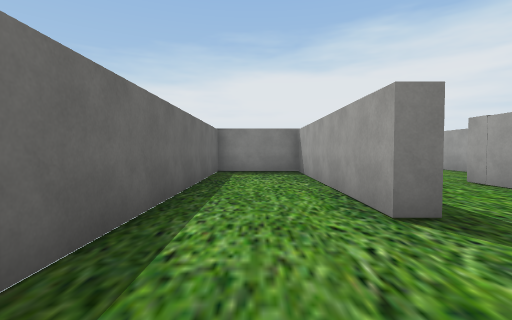
view 1 (above)

23 first-person views from a walk through a scene from a Unity 3-D project. The camera is 1.4 m above the floor, tilts 2° down and sees 85° across. The floor is counted in squares, 2 m on a side. Each view is taken from the middle of a square. On the plan, view 1 faces up. The plan holds only what a view shows up to about 9 squares ahead; the rest is blank. The player character is not drawn. Some surface patterns are stand-ins.

view 2
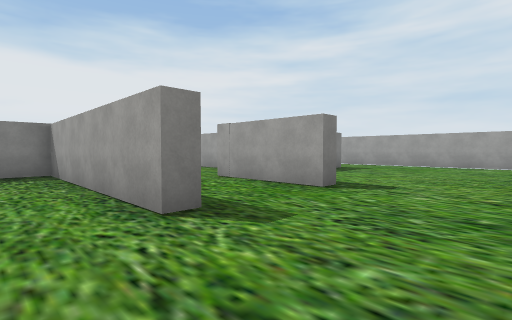

view 3
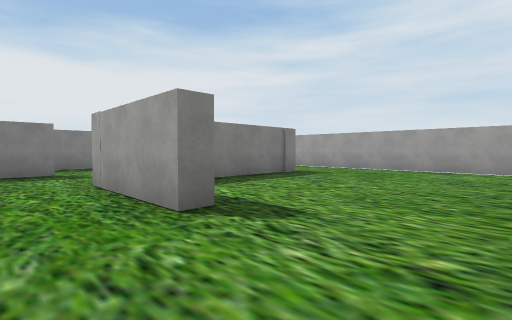

view 4
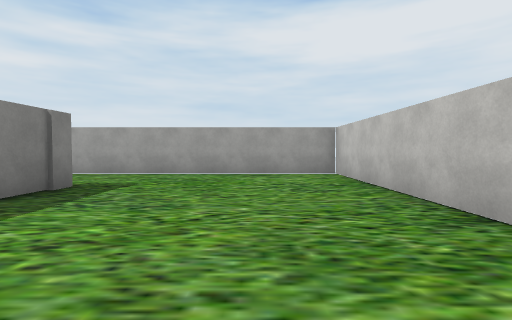

view 5
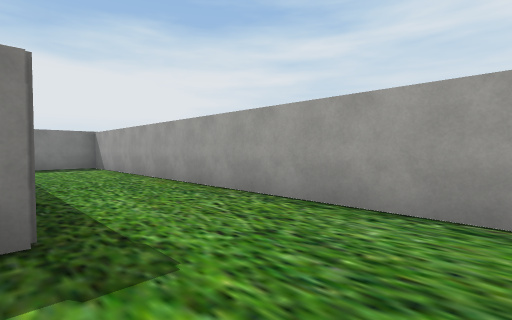

view 6
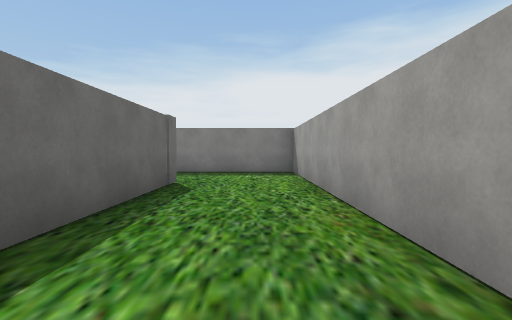

view 7
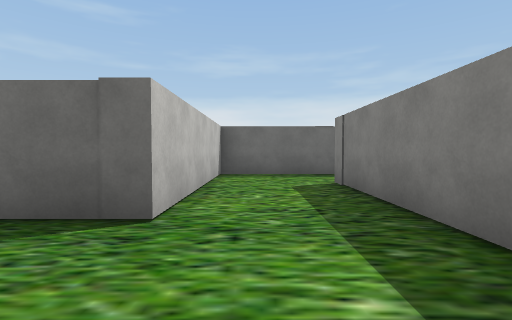

view 8
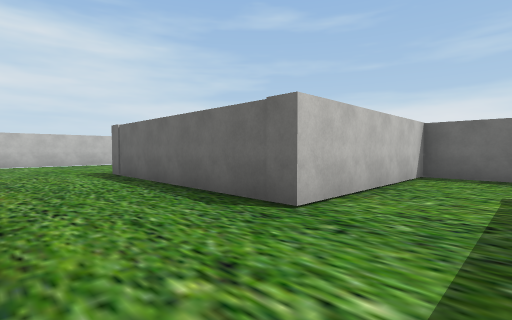

view 9
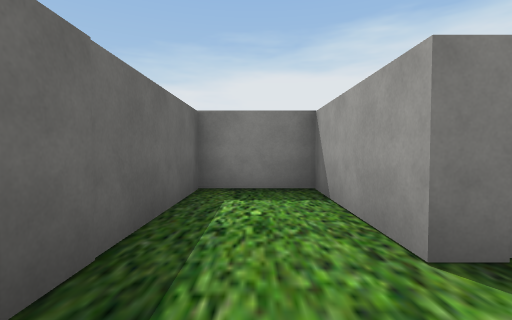

view 10
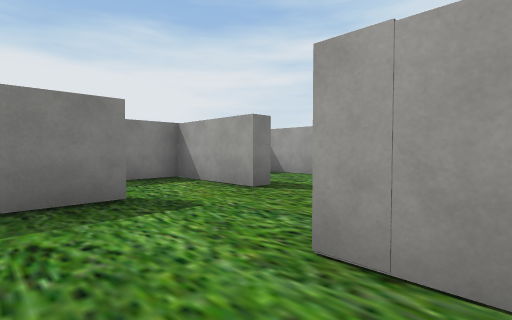

view 11
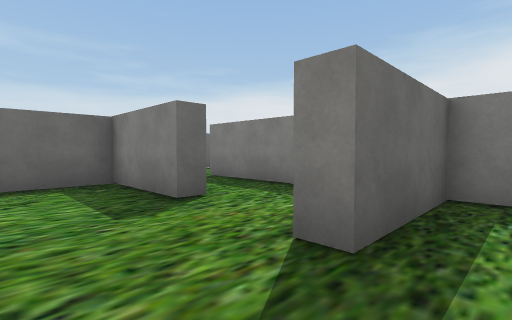

view 12
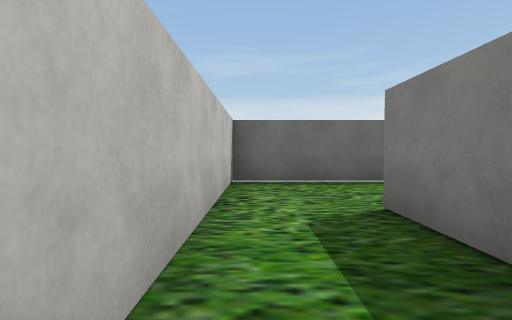

view 13
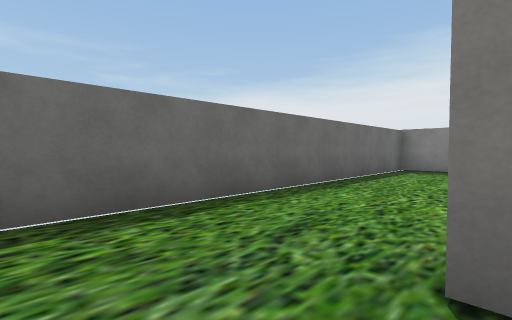

view 14
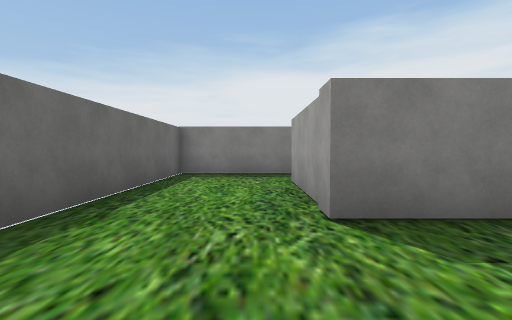

view 15
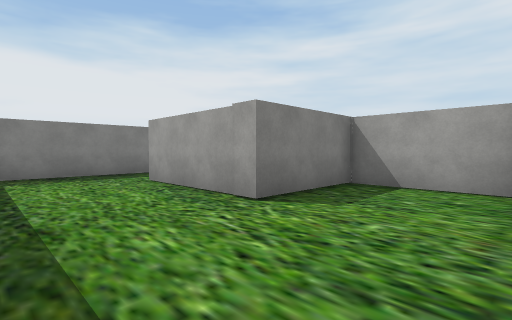

view 16
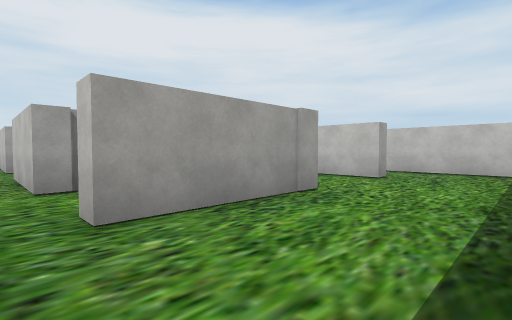

view 17
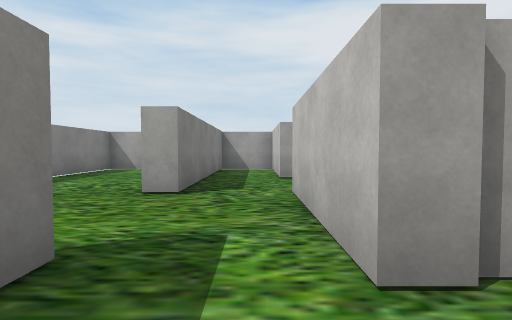

view 18
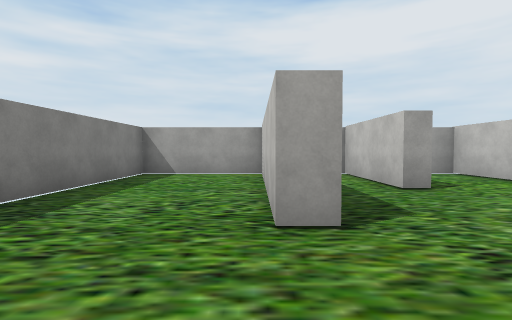

view 19
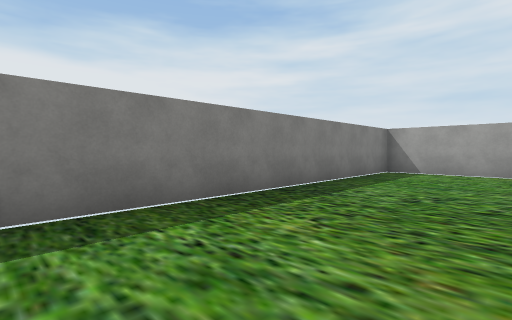

view 20
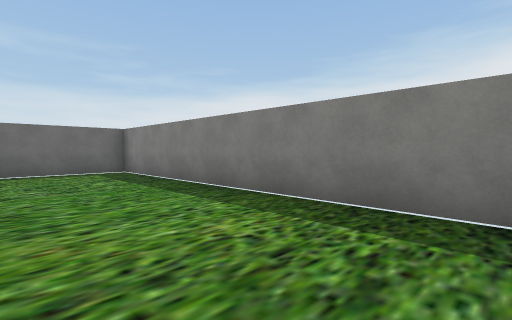

view 21
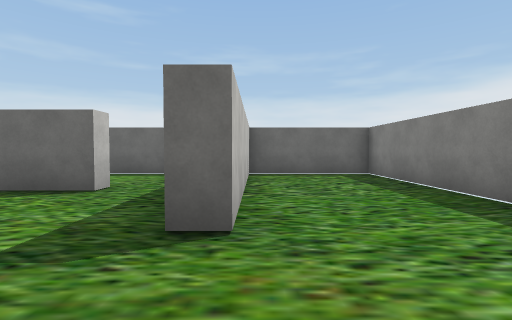

view 22
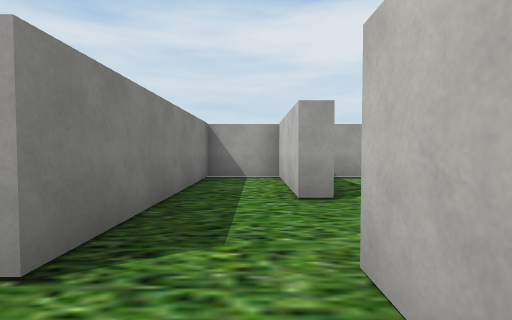

view 23
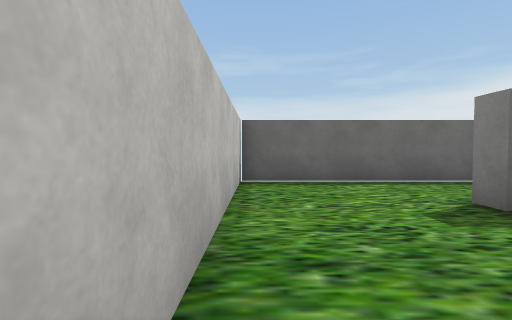

### Floor plan
Ten units are one square. View 1 is at (0, 0); x grows to the right and y downward. Boxes are objects, and circles mark ways between rooms. Rooms are numbered by the first view taken in them; rooms with no view inside come last. Other rooms are left out.
<svg viewBox="-17 -248 154 256">
<path fill="none" stroke="#000" d="M51 -28 46 -28 46 -61M72 -87 67 -87M45 -95 45 -90 19 -90 19 -72M75 3 132 3 132 -147 70 -147 70 -179 50 -179 50 -120 103 -120 103 -55 71 -55M20 -28 14 -28 14 -90 -12 -90 -12 3 48 3M98 -94 98 -110M79 -115 72 -115 72 -87M46 -121 46 -147 18 -147 18 -184 23 -184M28 -202 -12 -202 -12 -95 45 -95M67 -87 67 -115 18 -115 18 -120 35 -120M23 -184 23 -166M44 -179 44 -184M47 -202 42 -202M44 -184 76 -184M99 -184 132 -184 132 -202 75 -202 75 -208 129 -208M132 -208 132 -243 -12 -243 -12 -208 47 -208 47 -202M99 -179 99 -184M112 -152 132 -152 132 -170"/>
<circle cx="70" cy="-75" r="3" fill="#2a7"/>
<circle cx="55" cy="-90" r="3" fill="#2a7"/>
<circle cx="20" cy="-190" r="3" fill="#2a7"/>
<circle cx="40" cy="-190" r="3" fill="#2a7"/>
<circle cx="85" cy="-180" r="3" fill="#2a7"/>
<text x="70" y="-50">1</text>
<text x="80" y="-90">2</text>
<text x="10" y="-140">3</text>
<text x="30" y="-180">4</text>
<text x="60" y="-220">5</text>
<text x="100" y="-170">6</text>
</svg>
Room 1 opens to room 2. Room 1 opens to room 3. Room 3 opens to room 4. Room 4 opens to room 5. Room 5 opens to room 6.

Where each view was taken, in squares from view 1:
view 1: 0 up, 0 right, facing up
view 2: 0 up, 0 right, facing up-right
view 3: 0 up, 3 right, facing up-right
view 4: 2 up, 5 right, facing right
view 5: 3 up, 10 right, facing up-right
view 6: 6 up, 12 right, facing up
view 7: 13 up, 13 right, facing left
view 8: 14 up, 13 right, facing down-left
view 9: 13 up, 6 right, facing up
view 10: 5 up, 3 right, facing up-right
view 11: 7 up, 8 right, facing up-left
view 12: 10 up, 5 right, facing left
view 13: 10 up, 2 right, facing up-left
view 14: 12 up, 1 right, facing up
view 15: 12 up, 1 left, facing up-right
view 16: 19 up, 1 left, facing down-right
view 17: 19 up, 3 right, facing right
view 18: 21 up, 5 right, facing right
view 19: 21 up, 4 right, facing up-right
view 20: 21 up, 8 right, facing up-left
view 21: 21 up, 7 right, facing left
view 22: 19 up, 6 right, facing right
view 23: 0 up, 5 right, facing left
